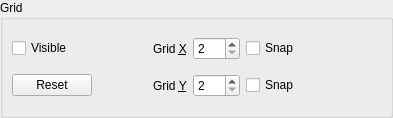
<?xml version="1.0" encoding="UTF-8"?>
<ui version="4.0">
 <class>qdesigner_internal::GridPanel</class>
 <widget class="QWidget" name="qdesigner_internal::GridPanel">
  <property name="geometry">
   <rect>
    <x>0</x>
    <y>0</y>
    <width>393</width>
    <height>118</height>
   </rect>
  </property>
  <property name="windowTitle">
   <string>Form</string>
  </property>
  <layout class="QVBoxLayout">
   <property name="leftMargin">
    <number>0</number>
   </property>
   <property name="topMargin">
    <number>0</number>
   </property>
   <property name="rightMargin">
    <number>0</number>
   </property>
   <property name="bottomMargin">
    <number>0</number>
   </property>
   <item>
    <widget class="QGroupBox" name="m_gridGroupBox">
     <property name="title">
      <string>Grid</string>
     </property>
     <layout class="QGridLayout">
      <item row="0" column="0">
       <widget class="QCheckBox" name="m_visibleCheckBox">
        <property name="sizePolicy">
         <sizepolicy hsizetype="MinimumExpanding" vsizetype="Fixed">
          <horstretch>0</horstretch>
          <verstretch>0</verstretch>
         </sizepolicy>
        </property>
        <property name="text">
         <string>Visible</string>
        </property>
       </widget>
      </item>
      <item row="0" column="1">
       <widget class="QLabel" name="label">
        <property name="text">
         <string>Grid &amp;X</string>
        </property>
        <property name="buddy">
         <cstring>m_deltaXSpinBox</cstring>
        </property>
       </widget>
      </item>
      <item row="0" column="2">
       <widget class="QSpinBox" name="m_deltaXSpinBox">
        <property name="minimum">
         <number>2</number>
        </property>
        <property name="maximum">
         <number>100</number>
        </property>
       </widget>
      </item>
      <item row="0" column="3">
       <widget class="QCheckBox" name="m_snapXCheckBox">
        <property name="sizePolicy">
         <sizepolicy hsizetype="MinimumExpanding" vsizetype="Fixed">
          <horstretch>0</horstretch>
          <verstretch>0</verstretch>
         </sizepolicy>
        </property>
        <property name="text">
         <string>Snap</string>
        </property>
       </widget>
      </item>
      <item row="1" column="0">
       <layout class="QHBoxLayout">
        <item>
         <widget class="QPushButton" name="m_resetButton">
          <property name="text">
           <string>Reset</string>
          </property>
         </widget>
        </item>
        <item>
         <spacer>
          <property name="orientation">
           <enum>Qt::Orientation::Horizontal</enum>
          </property>
          <property name="sizeHint" stdset="0">
           <size>
            <width>20</width>
            <height>20</height>
           </size>
          </property>
         </spacer>
        </item>
       </layout>
      </item>
      <item row="1" column="1">
       <widget class="QLabel" name="label_2">
        <property name="text">
         <string>Grid &amp;Y</string>
        </property>
        <property name="buddy">
         <cstring>m_deltaYSpinBox</cstring>
        </property>
       </widget>
      </item>
      <item row="1" column="2">
       <widget class="QSpinBox" name="m_deltaYSpinBox">
        <property name="minimum">
         <number>2</number>
        </property>
        <property name="maximum">
         <number>100</number>
        </property>
       </widget>
      </item>
      <item row="1" column="3">
       <widget class="QCheckBox" name="m_snapYCheckBox">
        <property name="sizePolicy">
         <sizepolicy hsizetype="MinimumExpanding" vsizetype="Fixed">
          <horstretch>0</horstretch>
          <verstretch>0</verstretch>
         </sizepolicy>
        </property>
        <property name="text">
         <string>Snap</string>
        </property>
       </widget>
      </item>
     </layout>
    </widget>
   </item>
  </layout>
 </widget>
 <resources/>
 <connections/>
</ui>
